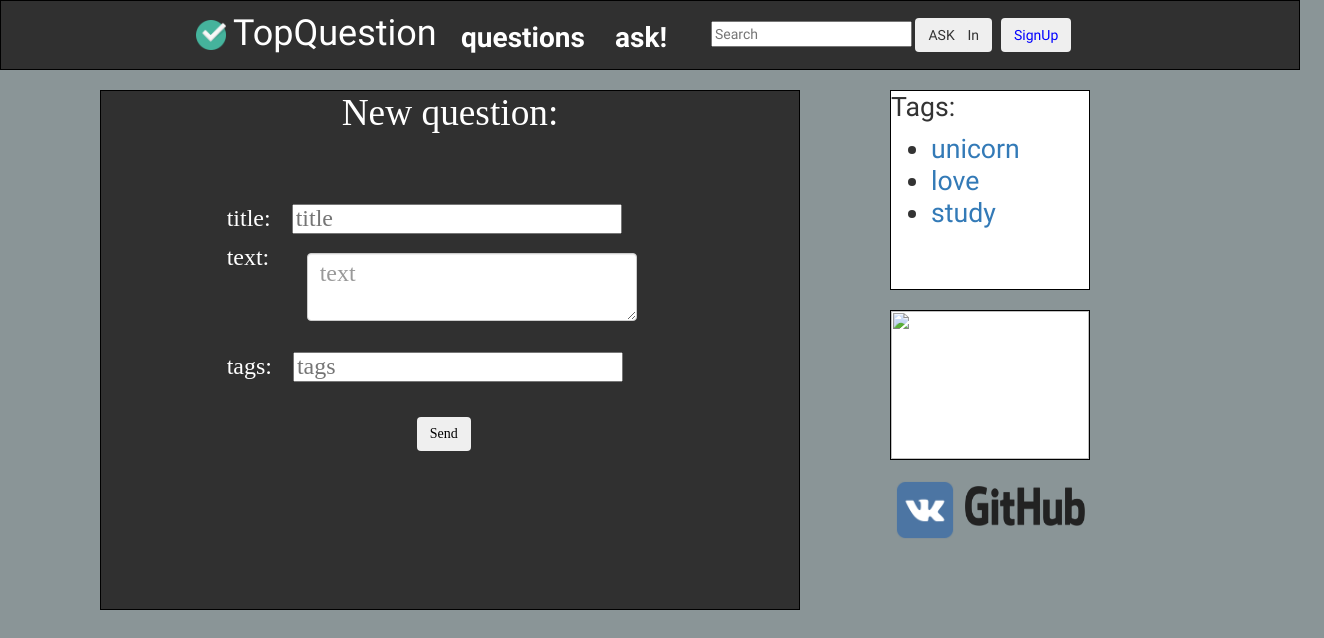
Page /ask/ on the committed database.
### ask/models.py (models this page shows)
class Tag(models.Model):
  class Meta:
    verbose_name = u'Тэг'
    verbose_name_plural = u'Тэги'
  text = models.CharField(max_length=50, verbose_name='Tag')
  def __unicode__(self):
    return self.text

### ask/views.py (the view)
# urls.py: url(r'^ask/', views.ask_page, name='ask page'),
def ask_page(request):
	return render_to_response('ask.html', {'isLogging': False, 'tags': randomTags()})

### ask/views.py (called while the page is built)
def randomTags():
	tags = []
	for i in range(Tag.objects.count()):
		tags.append(str(Tag.objects.get(id=i + 1)))
	np.random.shuffle(tags)
	return tags[:3]

### templates/ask.html (shortened to what this page needs)
{% extends "base.html"%}
{% block content %}
<div class="content">
	<div class="new-question border">
		<div class="new-question-title">
			<p>New question:</p>
		</div>
		<div class="form-new-question">
			<form>
				<p>title:
				<input type="text" class="form-new-question-edit-text" placeholder="title"></input></p>
				<p>text:
					<textarea class="form-new-question-textarea form-control" placeholder="text"></textarea></p>
				<p>tags:
					<input type="text" class="form-new-question-edit-text" placeholder="tags"></input></p>
				<p><button type="submit" class="btn form-new-question-btn">Send</button></p>
			</form>
		</div>
	</div>
</div>
{% endblock %}

### templates/base.html (shortened to what this page needs)
{% load static %}
<DOCTYPE! html>
<html>
<head>
	<link href="{% static 'bootstrap-3.3.5-dist/css/bootstrap.min.css' %}" rel="stylesheet" type="text/css">
	<link href="{% static 'css/style.css' %}" rel="stylesheet" type="text/css">
</head>
<body>
	<div class="header border">
		<div class="row">
			<div class="col-md-12">
				<div class="header-logo">
					<a href="{% url 'index'%}">
						<img src="{% static 'imgs/check.png' %}" class="header-logo-img">
						<h1 class="header-logo-text">TopQuestion</h1>
					</a>
				</div>
				<div class="header-menu">
					<div class="header-menu-nav">
						<nav>
							<ul class="header-menu-nav-ul">
								<li class="header-menu-nav-ul-li"><a href="{% url 'hot_questions' %}" class="header-menu-nav-ul-li-a">questions</a></li>
								<li class="header-menu-nav-ul-li"><a href="{% url 'ask page'%}" class="header-menu-nav-ul-li-a">ask!</a></li>
							</ul>
						</nav>
						<div class="header-menu-nav-search">
							<form class="form-search">
								<input type="text" class="input-medium search-query" placeholder="Search">
								<button type="submit" class="btn">ASK</button>
							</form>
						</div>
					</div>
				</div>
          {% if isLogging %}
            <div class="header-user">
              <img src="{% static 'imgs/avatar_user.png' %}" class="img-circle header-user-avatar">
              <div class="header-user-info">
                <p class="header-user-info-p"><a href="{% url 'user' %}" class="header-user-info-p-a">settings</a></p>
                <p class="header-user-info-p"><a href="#" class="header-user-info-p-a">logout</a></p>
              </div>
            </div>
          {% else %}
            <div class="header-menu-nav-register-btns">
              <div class="header-menu-nav-register-btn-login">
                <form>
                </form>
              </div>
              <div class="header-menu-nav-register-btn-signup">
                <form>
                  <input type="button" class="btn btn-large" value="SignUp" onClick='location.href="/signup/"'>
                </form>
              </div>
            </div>
          {% endif %}
			</div>
		</div>
	</div>
	<div class="right">
		<div class="right-tags border">
			<p>Tags:</p>
			<ul>
				{% for tag in tags %}
					<li><a href="{% url 'questions tag' tag %}">{{ tag }}</a></li>
				{% endfor %}
			</ul>
		</div>
		<div class="right-technopark border">
			<a href="https://park.mail.ru/blog/topic/4815/">
				<img src="{% static 'imgs/tp.png' %}" class="right-technopark-img">
			</a>
		</div>
		<div class="right-soc-network">
			<div class="right-soc-network-vk">
				<a href="https://vk.com/feed">
					<img src="{% static 'imgs/vk.png' %}" class="right-soc-network-vk-img">
				</a>
			</div>
			<div class="right-soc-network-github">
				<a href="https://github.com/vladpereskokov">
					<img src="{% static 'imgs/github.png' %}" class="right-soc-network-github-img">
				</a>
			</div>
		</div>
	</div>
	{% block content %}{% endblock %}
</body>
</html>

### static/css/style.css (style rules this page uses)
body { margin: 0 0; background: #8a9597; font-family: 'Indie Flower', cursive; }
a { text-decoration: none; }
.header { background: #303030; width: 1300px; height: 70px; }
.header:before { content: ''; display: inline-block; height: 35%; vertical-align: middle; }
.header-logo { display: inline-block; vertical-align: middle; color: #fff; font: 'Montez'; }
.header-logo-img { width: 30px; height: 30px; margin-top: -5px; margin-left: 195px; }
.header-logo-text { margin-top: -36px; margin-left: 232px; color: #fff; }
.header-menu-nav { display: block; position: relative; margin-top: -55px; margin-left: 450px; }
.header-menu-nav-ul { width: 600px; margin: 10 10; padding-left: 0; list-style: none; overflow: hidden; }
.header-menu-nav-ul-li { float: left; width: 120px; }
.header-menu-nav-ul-li-a { text-align: center; display: block; color: #fff; font-size: 2em; font-weight: bold; transition: 0.5s ease-in-out; }
.header-menu-nav-search { margin-top: -50px; margin-left: 260px; }
.header-menu-nav-register-btns { margin-top: -48px; margin-left: 920px; }
.header-menu-nav-register-btn-login { padding-left: 10px; }
.header-menu-nav-register-btn-signup { padding-left: 80px; margin-top: -48px; color: blue; }
.questions, .new-question { width: 700px; height: 700px; margin-top: -540px; margin-left: 100px; }
.questions-title, .new-question-title, .question-page { text-align: center; font: 28pt 'Cormorant Garamond'; }
.new-question { height: 520px; background: #303030; color: white; }
.form-new-question { font: 18pt 'Cormorant Garamond'; width: 60%; margin-top: 7%; margin-left: 18%; }
.form-new-question-edit-text { width: 330px; height: 30px; color: black; margin-top: 5%; margin-left: 15px; }
.form-new-question-textarea { width: 330px; height: 300px; font: 18pt 'Cormorant Garamond'; color: black; margin-top: -18px; margin-left: 80px; }
.form-new-question-btn { margin-top: 25px; margin-left: 190px; color: black; }
.right-tags { width: 200px; height: 200px; background: #fff; font: 20pt 'Indie Flower'; margin-top: 20px; margin-left: 890px; }
.right-technopark { width: 200px; height: 150px; background: #fff; margin-top: 20px; margin-left: 890px; }
.right-technopark-img, .right-soc-network-vk-img, .right-soc-network-github-img { width: 100%; height: 100%; }
.right-soc-network { width: 200px; height: 150px; margin-top: 20px; margin-left: 875px; }
.right-soc-network-vk { width: 60px; height: 60px; margin: 16 20; }
.right-soc-network-github { width: 120px; height: 40px; margin-top: -70px; margin-left: 90px; }
.border { border: 1px solid black; }

### rows in the picture
Tag: tags "unicorn"
Tag: tags "love"
Tag: tags "study"
